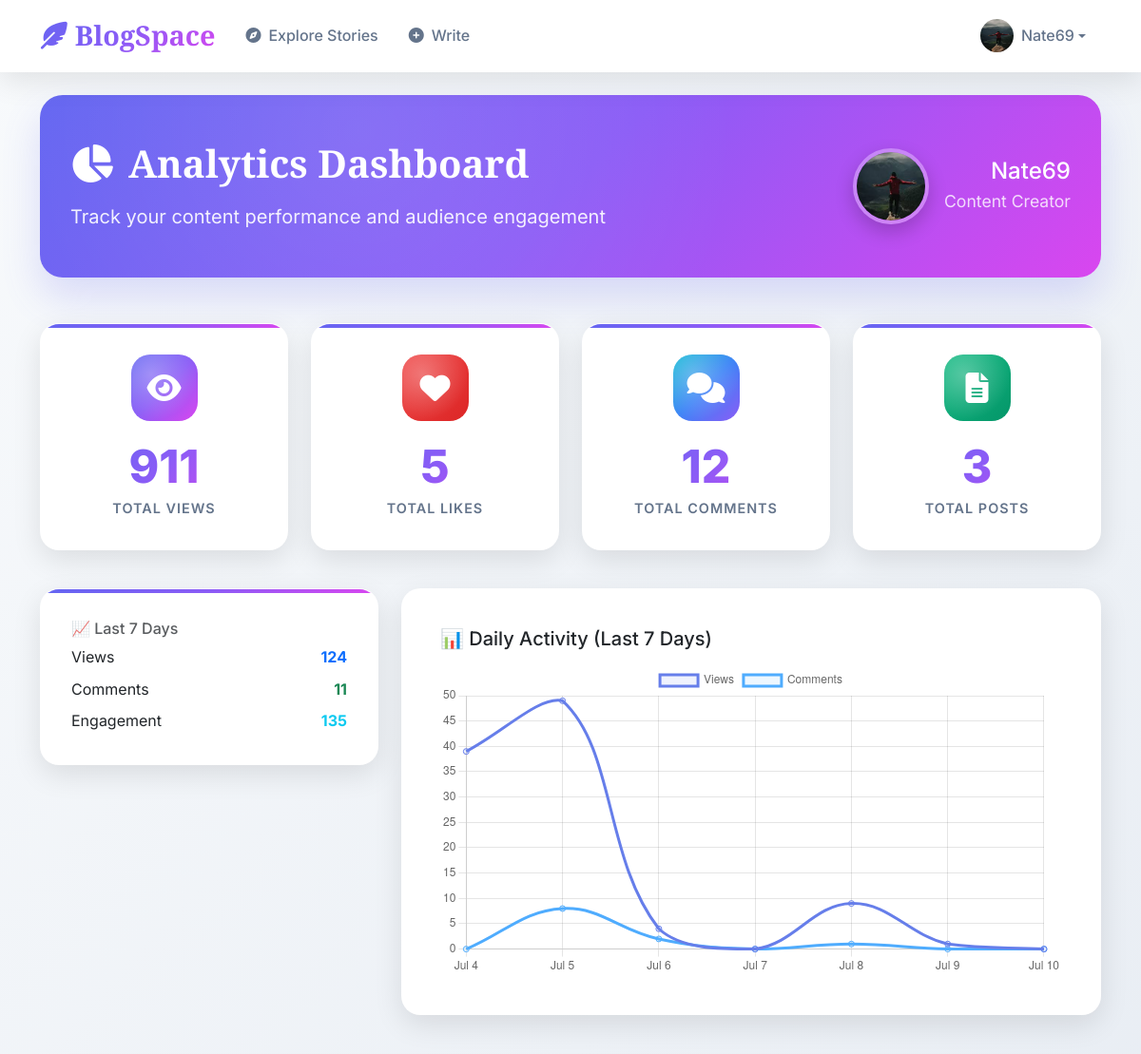
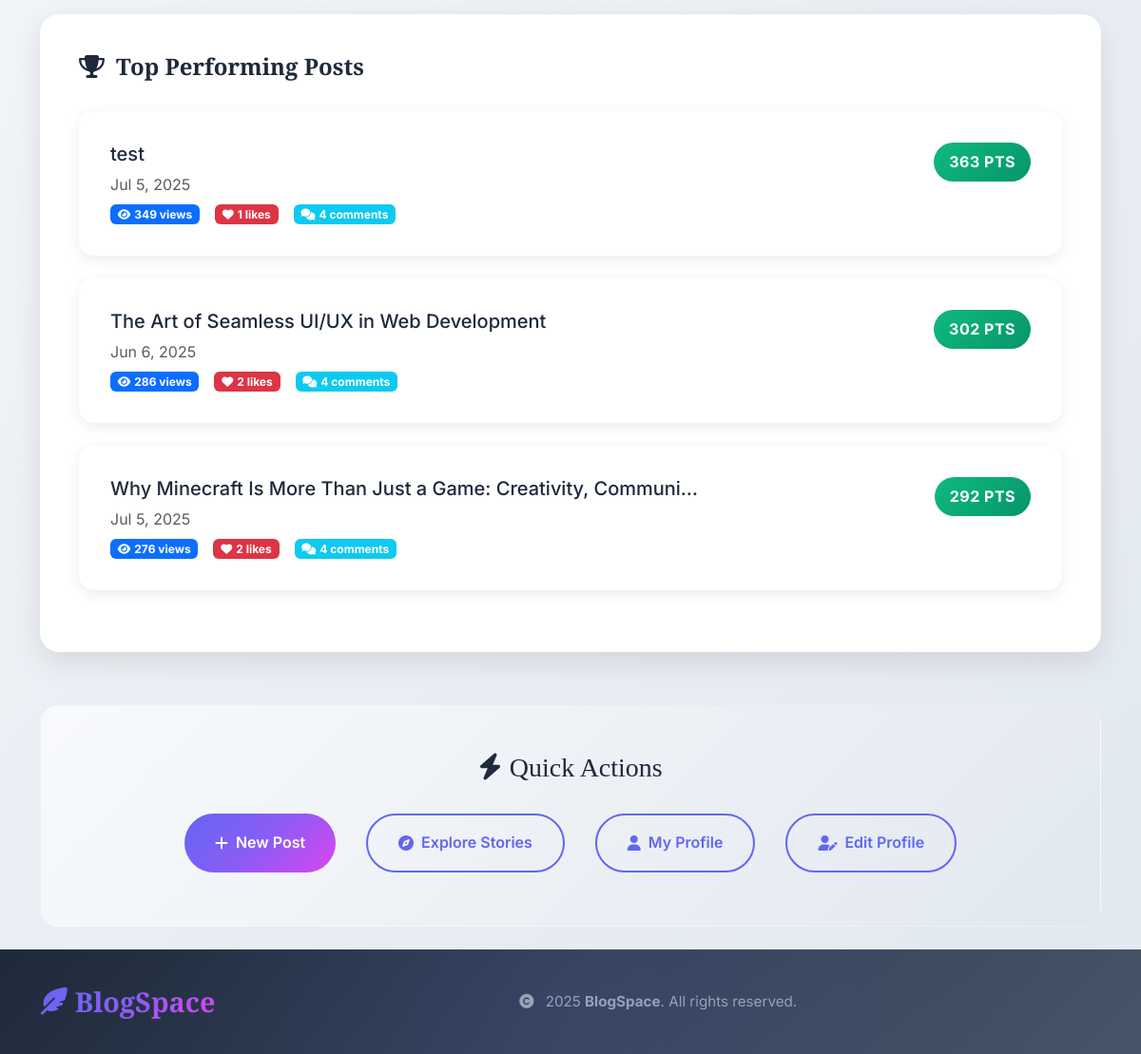
Before: /dashboard/ (signed in) with the older database file (2 pictures, top to bottom).
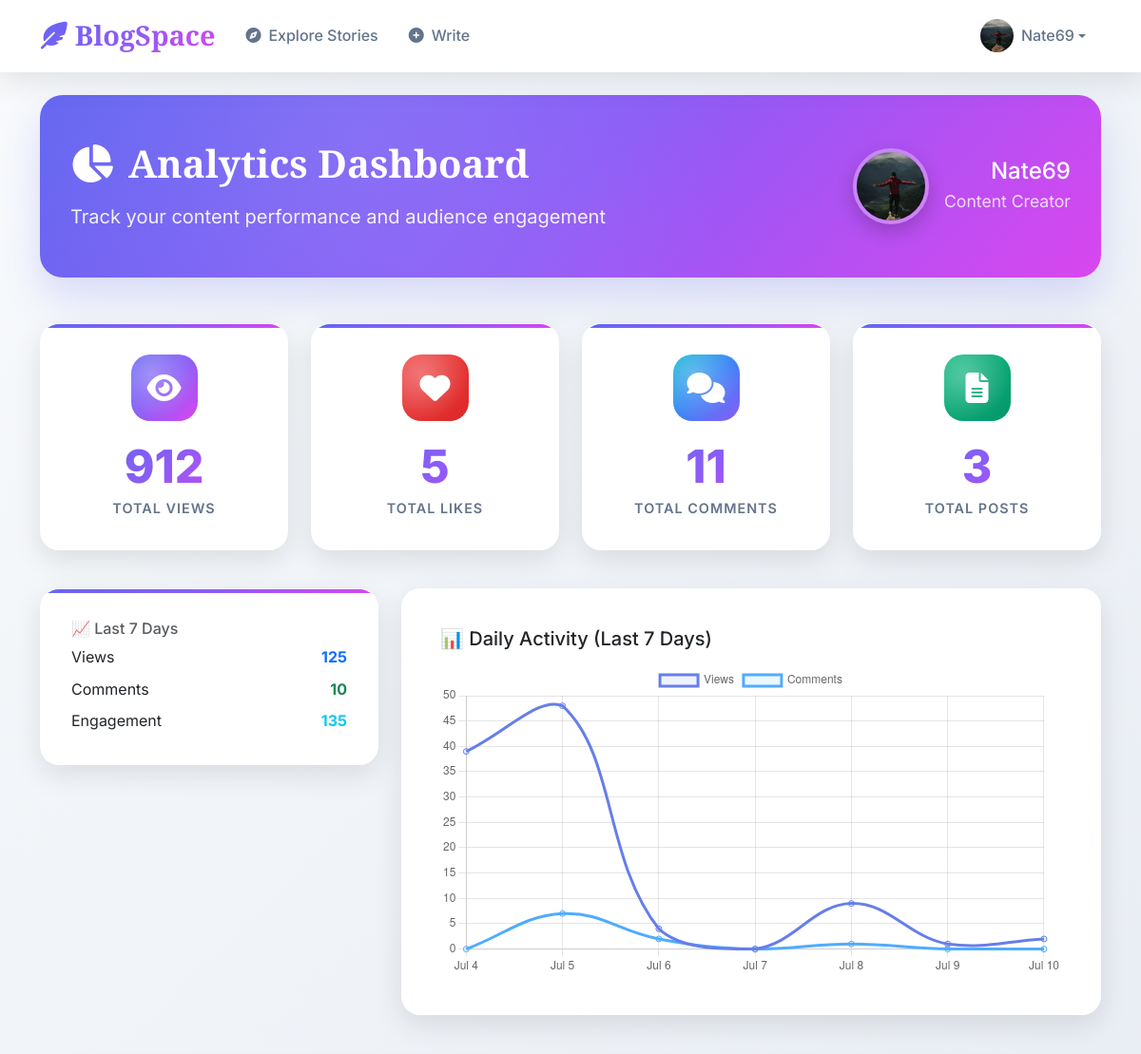
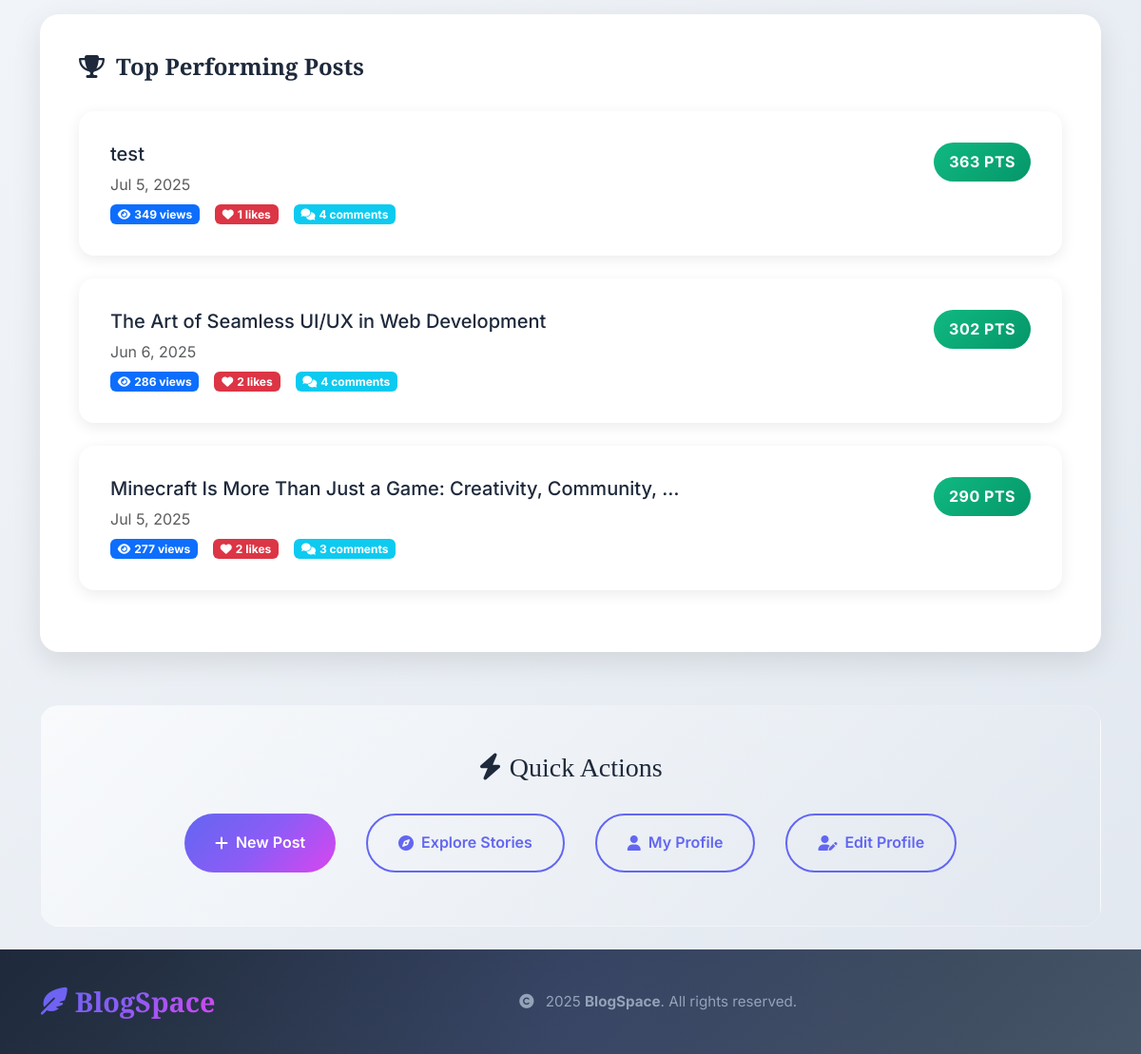
After: the same page with the newer database file (2 pictures, top to bottom).
### blog/models.py (models this page shows, shortened)
class Profile(models.Model):
    user = models.OneToOneField(User, on_delete=models.CASCADE)
    bio = models.TextField(blank=True)
    profile_picture = models.ImageField(upload_to='profile_pics/', blank=True)

class UserAnalytics(models.Model):
    user = models.OneToOneField(User, on_delete=models.CASCADE, related_name="analytics")
    total_post_views = models.PositiveIntegerField(default=0)
    total_likes_received = models.PositiveIntegerField(default=0)
    total_comments_received = models.PositiveIntegerField(default=0)
    total_followers = models.PositiveIntegerField(default=0)
    last_updated = models.DateTimeField(auto_now=True)
    def update_analytics(self):
        self.total_post_views = PostView.objects.filter(post__author=self.user).count()
        self.total_likes_received = PostLike.objects.filter(post__author=self.user).count()
        self.total_comments_received = Comment.objects.filter(post__author=self.user).count()
        followers = PostLike.objects.filter(post__author=self.user).values_list('user', flat=True).distinct()
        self.total_followers = followers.count()
        self.save()

class Post(models.Model):
    title = models.CharField(max_length=255)
    content = models.TextField()
    author = models.ForeignKey(User, on_delete=models.CASCADE)
    tagged_authors = models.ManyToManyField(User, related_name="tagged_posts", blank=True)
    tags = models.ManyToManyField(Tag, blank=True)
    image = models.ImageField(upload_to='post_images/', blank=True)  # New image field
    created_at = models.DateTimeField(auto_now_add=True)
    updated_at = models.DateTimeField(auto_now=True)
    likes = models.ManyToManyField(User, related_name="liked_posts", blank=True)
    def total_likes(self):
        return self.likes.count()

### blog/views.py (the view)
# urls.py: path('dashboard/', dashboard, name='dashboard'),
@login_required
def dashboard(request):
    user = request.user
    analytics, created = UserAnalytics.objects.get_or_create(user=user)
    analytics.update_analytics()
    user_posts = Post.objects.filter(author=user).order_by('-created_at')
    today = timezone.now().date()
    last_7_days = today - timedelta(days=7)
    last_30_days = today - timedelta(days=30)
    recent_views = PostView.objects.filter(
        post__author=user,
        viewed_at__date__gte=last_7_days
    ).count()
    recent_likes = PostLike.objects.filter(
        post__author=user,
        created_at__date__gte=last_7_days
    ).count()
    recent_comments = 0
    for post in user_posts:
        recent_comments += post.comments.filter(
            created_at__date__gte=last_7_days
        ).count()
    top_posts = []
    for post in user_posts[:10]:  # Limit to recent posts
        views_count = post.views.count()
        likes_count = post.total_likes()
        comments_count = post.comments.count()
        top_posts.append({
            'post': post,
            'views': views_count,
            'likes': likes_count,
            'comments': comments_count,
            'engagement': views_count + likes_count * 2 + comments_count * 3
        })
    top_posts.sort(key=lambda x: x['engagement'], reverse=True)
    top_posts = top_posts[:5]  # Top 5 posts
    daily_data = []
    for i in range(7):
        date = today - timedelta(days=i)
        day_views = PostView.objects.filter(
            post__author=user,
            viewed_at__date=date
        ).count()
        day_likes = PostLike.objects.filter(
            post__author=user,
            created_at__date=date
        ).count()
        day_comments = 0
        for post in user_posts:
            day_comments += post.comments.filter(
                created_at__date=date
            ).count()
        daily_data.append({
            'date': date,
            'views': day_views,
            'likes': day_likes,
            'comments': day_comments
        })
    daily_data.reverse()  # Show oldest to newest
    visitor_data = PostView.objects.filter(
        post__author=user
    ).values('ip_address').annotate(
        views=Count('id')
    ).order_by('-views')[:10]
    context = {
        'analytics': analytics,
        'user_posts': user_posts,
        'recent_views': recent_views,
        'recent_likes': recent_likes,
        'recent_comments': recent_comments,
        'top_posts': top_posts,
        'daily_data': daily_data,
        'visitor_data': visitor_data,
        'total_posts': user_posts.count(),
    }
    return render(request, "blog/dashboard.html", context)

### blog/templates/blog/dashboard.html (shortened to what this page needs)
{% extends "blog/base.html" %}
{% block content %}
<div class="dashboard-header">
    <div class="content">
        <div class="row align-items-center">
            <div class="col-md-8">
                <h1 class="mb-3" style="font-family: 'Playfair Display', serif; font-size: 2.5rem; font-weight: 700;">
                    <i class="fas fa-chart-pie me-3"></i>Analytics Dashboard
                </h1>
                <p class="mb-0 fs-5" style="opacity: 0.9;">
                    Track your content performance and audience engagement
                </p>
            </div>
            <div class="col-md-4 text-end">
                <div class="d-flex align-items-center justify-content-end">
                    {% if user.profile.profile_picture %}
                        <img src="{{ user.profile.profile_picture.url }}" class="rounded-circle me-3" width="80" height="80" style="object-fit: cover; border: 4px solid rgba(255,255,255,0.3); box-shadow: 0 8px 20px rgba(0,0,0,0.2);">
                    {% endif %}
                    <div>
                        <h4 class="mb-1">{{ user.username }}</h4>
                        <p class="mb-0" style="opacity: 0.8; font-size: 1.1rem;">Content Creator</p>
                    </div>
                </div>
            </div>
        </div>
    </div>
</div>
<div class="row mb-4">
    <div class="col-md-3 mb-3">
        <div class="stat-card text-center">
            <div class="metric-icon icon-views mx-auto">
                <i class="fas fa-eye text-white"></i>
            </div>
            <div class="stat-number">{{ analytics.total_post_views }}</div>
            <div class="stat-label">Total Views</div>
        </div>
    </div>
    <div class="col-md-3 mb-3">
        <div class="stat-card text-center">
            <div class="metric-icon icon-likes mx-auto">
                <i class="fas fa-heart text-white"></i>
            </div>
            <div class="stat-number">{{ analytics.total_likes_received }}</div>
            <div class="stat-label">Total Likes</div>
        </div>
    </div>
    <div class="col-md-3 mb-3">
        <div class="stat-card text-center">
            <div class="metric-icon icon-comments mx-auto">
                <i class="fas fa-comments text-white"></i>
            </div>
            <div class="stat-number">{{ analytics.total_comments_received }}</div>
            <div class="stat-label">Total Comments</div>
        </div>
    </div>
    <div class="col-md-3 mb-3">
        <div class="stat-card text-center">
            <div class="metric-icon icon-posts mx-auto">
                <i class="fas fa-file-alt text-white"></i>
            </div>
            <div class="stat-number">{{ total_posts }}</div>
            <div class="stat-label">Total Posts</div>
        </div>
    </div>
</div>
<div class="row mb-4">
    <div class="col-md-4 mb-3">
        <div class="stat-card">
            <h6 class="text-muted mb-2">📈 Last 7 Days</h6>
            <div class="d-flex justify-content-between align-items-center mb-2">
                <span>Views</span>
                <strong class="text-primary">{{ recent_views }}</strong>
            </div>
            <div class="d-flex justify-content-between align-items-center mb-2">
                <span>Comments</span>
                <strong class="text-success">{{ recent_comments }}</strong>
            </div>
            <div class="d-flex justify-content-between align-items-center">
                <span>Engagement</span>
                <strong class="text-info">{{ recent_views|add:recent_comments }}</strong>
            </div>
        </div>
    </div>
    <div class="col-md-8">
        <div class="chart-container">
            <h5 class="mb-3">📊 Daily Activity (Last 7 Days)</h5>
            <canvas id="activityChart" width="400" height="200"></canvas>
        </div>
    </div>
</div>
<div class="row">
    <div class="col-12 mb-4">
        <div class="chart-container">
            <h3 class="chart-title">
                <i class="fas fa-trophy"></i>
                Top Performing Posts
            </h3>
            {% for item in top_posts %}
                <div class="post-item">
                    <div class="d-flex justify-content-between align-items-start">
                        <div class="flex-grow-1">
                            <h5 class="mb-2">
                                <a href="{% url 'post_detail' item.post.id %}" class="text-decoration-none" style="color: #1e293b;">
                                    {{ item.post.title|truncatechars:60 }}
                                </a>
                            </h5>
                            <p class="text-muted mb-2">{{ item.post.created_at|date:"M j, Y" }}</p>
                            <div class="d-flex gap-3">
                                <span class="badge bg-primary">
                                    <i class="fas fa-eye me-1"></i>{{ item.views }} views
                                </span>
                                <span class="badge bg-danger">
                                    <i class="fas fa-heart me-1"></i>{{ item.likes }} likes
                                </span>
                                <span class="badge bg-info">
                                    <i class="fas fa-comments me-1"></i>{{ item.comments }} comments
                                </span>
                            </div>
                        </div>
                        <div class="text-end">
                            <div class="engagement-score" style="font-size: 1rem; padding: 0.5rem 1rem;">
                                {{ item.engagement }} pts
                            </div>
                        </div>
                    </div>
                </div>
            {% endfor %}
        </div>
    </div>
</div>
<div class="row">
    <div class="col-12">
        <div class="quick-actions">
            <h3 class="mb-4" style="font-family: 'Playfair Display', serif; color: #1e293b;">
                <i class="fas fa-bolt me-2"></i>Quick Actions
            </h3>
            <div class="d-flex flex-wrap justify-content-center gap-3">
                <a href="{% url 'create_post' %}" class="action-btn">
                    <i class="fas fa-plus"></i>
                    <span>New Post</span>
                </a>
                <a href="{% url 'posts_page' %}" class="action-btn-outline action-btn">
                    <i class="fas fa-compass"></i>
                    <span>Explore Stories</span>
                </a>
                <a href="{% url 'author_profile' user.username %}" class="action-btn-outline action-btn">
                    <i class="fas fa-user"></i>
                    <span>My Profile</span>
                </a>
                <a href="{% url 'edit_profile' %}" class="action-btn-outline action-btn">
                    <i class="fas fa-user-edit"></i>
                    <span>Edit Profile</span>
                </a>
            </div>
        </div>
    </div>
</div>
<script>
    // Activity Chart
    const ctx = document.getElementById('activityChart').getContext('2d');
    const activityChart = new Chart(ctx, {
        type: 'line',
        data: {
            labels: [
                {% for day in daily_data %}
                    '{{ day.date|date:"M j" }}'{% if not forloop.last %},{% endif %}
                {% endfor %}
            ],
            datasets: [{
                label: 'Views',
                data: [
                    {% for day in daily_data %}
                        {{ day.views }}{% if not forloop.last %},{% endif %}
                    {% endfor %}
                ],
                borderColor: '#667eea',
                backgroundColor: 'rgba(102, 126, 234, 0.1)',
                tension: 0.4
            }, {
                label: 'Comments',
                data: [
                    {% for day in daily_data %}
                        {{ day.comments }}{% if not forloop.last %},{% endif %}
                    {% endfor %}
                ],
                borderColor: '#4facfe',
                backgroundColor: 'rgba(79, 172, 254, 0.1)',
                tension: 0.4
            }]
        },
        options: {
            responsive: true,
            plugins: {
                legend: {
                    position: 'top',
                }
            },
            scales: {
                y: {
                    beginAtZero: true
                }
            }
        }
    });
</script>
{% endblock %}

### blog/templates/blog/base.html (shortened to what this page needs)
<!DOCTYPE html>
<html lang="en">
<head>
    <link href="https://cdn.jsdelivr.net/npm/bootstrap@5.3.0/dist/css/bootstrap.min.css" rel="stylesheet">
    <link rel="stylesheet" href="https://cdnjs.cloudflare.com/ajax/libs/font-awesome/6.4.0/css/all.min.css">
</head>
<body>
    <nav class="navbar navbar-expand-lg modern-navbar">
        <div class="container">
            <a class="navbar-brand" href="{% url 'home' %}">
                <i class="fas fa-feather-alt me-2"></i>BlogSpace
            </a>
            <div class="collapse navbar-collapse" id="navbarNav">
                <ul class="navbar-nav me-auto d-none d-lg-flex">
                    <li class="nav-item">
                        <a class="nav-link" href="{% url 'posts_page' %}">
                            <i class="fas fa-compass me-2"></i>Explore Stories
                        </a>
                    </li>
                    {% if user.is_authenticated %}
                        <li class="nav-item">
                            <a class="nav-link" href="{% url 'create_post' %}">
                                <i class="fas fa-plus-circle me-2"></i>Write
                            </a>
                        </li>
                    {% endif %}
                </ul>
                <ul class="navbar-nav ms-auto">
                    {% if user.is_authenticated %}
                        <li class="nav-item dropdown">
                            <a class="nav-link dropdown-toggle d-flex align-items-center" id="userDropdown" data-bs-toggle="dropdown" role="button" aria-expanded="false">
                                {% if user.profile.profile_picture %}
                                    <img src="{{ user.profile.profile_picture.url }}" class="rounded-circle me-2 profile-img" width="35" height="35" alt="Profile Picture">
                                {% else %}
                                    <div class="rounded-circle me-2 profile-img d-flex align-items-center justify-content-center" style="width: 35px; height: 35px; background: var(--primary-gradient); color: white; font-weight: bold;">
                                        {{ user.username|first|upper }}
                                    </div>
                                {% endif %}
                                <span class="d-none d-md-inline">{{ user.username }}</span>
                            </a>
                        </li>
                    {% endif %}
                </ul>
            </div>
        </div>
    </nav>
    <main class="container py-4">
        {% block content %}{% endblock %}
    </main>
    <footer class="modern-footer">
        <div class="container">
            <div class="footer-content">
                <a href="{% url 'home' %}" class="footer-brand">
                    <i class="fas fa-feather-alt me-2"></i>BlogSpace
                </a>
                <div class="footer-copyright">
                    <i class="fas fa-copyright me-2"></i>
                    2025 <strong>BlogSpace</strong>. All rights reserved.
                </div>
            </div>
        </div>
    </footer>
</body>
</html>

Changed rows visible on the page:
changed UserAnalytics: total_post_views "911" → "912"; total_comments_received "12" → "11"
changed Post: post "Why Minecraft Is More Than Just a Game: Creativity, Communi…" → "Minecraft Is More Than Just a Game: Creativity, Community, …"; views "276" → "277"; comments "4" → "3"; engagement "292" → "290"
Other visible differences:
{{ recent_views }}: "124" → "125"
{{ recent_comments }}: "11" → "10"
chart data {{ day.views }}: 39, 49, 4, 0, 9, 1, 0 → 39, 48, 4, 0, 9, 1, 2
chart data {{ day.comments }}: 0, 8, 2, 0, 1, 0, 0 → 0, 7, 2, 0, 1, 0, 0
